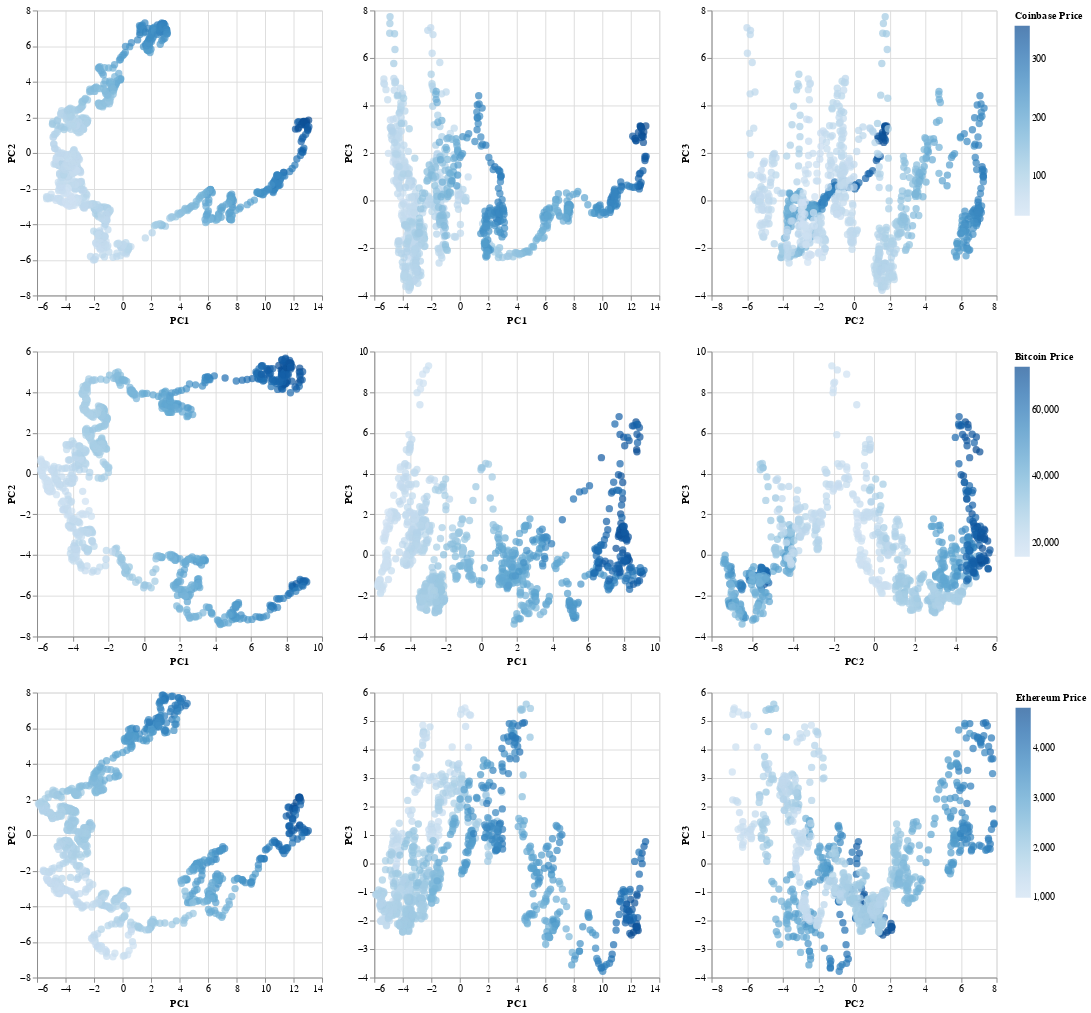

Write notebook code for a chart like this one.
### Code cell
# Concat vertically with separate color scales
alt.vconcat(coinbase_pca_chart, bitcoin_pca_chart, ethereum_pca_chart).resolve_scale(color="independent")

### Figure 1 — Vega-Lite specification as saved in the notebook (floating-point values rounded to 4 significant figures; data arrays with more than 128 entries replaced by an {"elided": "..."} marker saying what was removed)
{"config": {"view": {"continuousWidth": 300, "continuousHeight": 300}}, "vconcat": [{"hconcat": [{"mark": {"type": "circle", "size": 60}, "encoding": {"color": {"field": "coinbase_price", "title": "Coinbase Price", "type": "quantitative"}, "tooltip": [{"field": "coinbase_price", "type": "quantitative"}], "x": {"field": "PC1", "type": "quantitative"}, "y": {"field": "PC2", "type": "quantitative"}}}, {"mark": {"type": "circle", "size": 60}, "encoding": {"color": {"field": "coinbase_price", "type": "quantitative"}, "tooltip": [{"field": "coinbase_price", "type": "quantitative"}], "x": {"field": "PC1", "type": "quantitative"}, "y": {"field": "PC3", "type": "quantitative"}}}, {"mark": {"type": "circle", "size": 60}, "encoding": {"color": {"field": "coinbase_price", "type": "quantitative"}, "tooltip": [{"field": "coinbase_price", "type": "quantitative"}], "x": {"field": "PC2", "type": "quantitative"}, "y": {"field": "PC3", "type": "quantitative"}}}], "data": {"name": "data-bda81de905f5914a027e23707ef659b5"}}, {"hconcat": [{"mark": {"type": "circle", "size": 60}, "encoding": {"color": {"field": "bitcoin_price", "title": "Bitcoin Price", "type": "quantitative"}, "tooltip": [{"field": "bitcoin_price", "type": "quantitative"}], "x": {"field": "PC1", "type": "quantitative"}, "y": {"field": "PC2", "type": "quantitative"}}}, {"mark": {"type": "circle", "size": 60}, "encoding": {"color": {"field": "bitcoin_price", "type": "quantitative"}, "tooltip": [{"field": "bitcoin_price", "type": "quantitative"}], "x": {"field": "PC1", "type": "quantitative"}, "y": {"field": "PC3", "type": "quantitative"}}}, {"mark": {"type": "circle", "size": 60}, "encoding": {"color": {"field": "bitcoin_price", "type": "quantitative"}, "tooltip": [{"field": "bitcoin_price", "type": "quantitative"}], "x": {"field": "PC2", "type": "quantitative"}, "y": {"field": "PC3", "type": "quantitative"}}}], "data": {"name": "data-719179cb158bf35ac8f14c1b95d58ce3"}}, {"hconcat": [{"mark": {"type": "circle", "size": 60}, "encoding": {"color": {"field": "ethereum_price", "title": "Ethereum Price", "type": "quantitative"}, "tooltip": [{"field": "ethereum_price", "type": "quantitative"}], "x": {"field": "PC1", "type": "quantitative"}, "y": {"field": "PC2", "type": "quantitative"}}}, {"mark": {"type": "circle", "size": 60}, "encoding": {"color": {"field": "ethereum_price", "type": "quantitative"}, "tooltip": [{"field": "ethereum_price", "type": "quantitative"}], "x": {"field": "PC1", "type": "quantitative"}, "y": {"field": "PC3", "type": "quantitative"}}}, {"mark": {"type": "circle", "size": 60}, "encoding": {"color": {"field": "ethereum_price", "type": "quantitative"}, "tooltip": [{"field": "ethereum_price", "type": "quantitative"}], "x": {"field": "PC2", "type": "quantitative"}, "y": {"field": "PC3", "type": "quantitative"}}}], "data": {"name": "data-4abf24c51a0ddf3fc63d1971cd614598"}}], "resolve": {"scale": {"color": "independent"}}, "$schema": "https://vega.github.io/schema/vega-lite/v5.17.0.json", "datasets": {"data-bda81de905f5914a027e23707ef659b5": {"elided": "969 records"}, "data-719179cb158bf35ac8f14c1b95d58ce3": {"elided": "969 records"}, "data-4abf24c51a0ddf3fc63d1971cd614598": {"elided": "969 records"}}}
